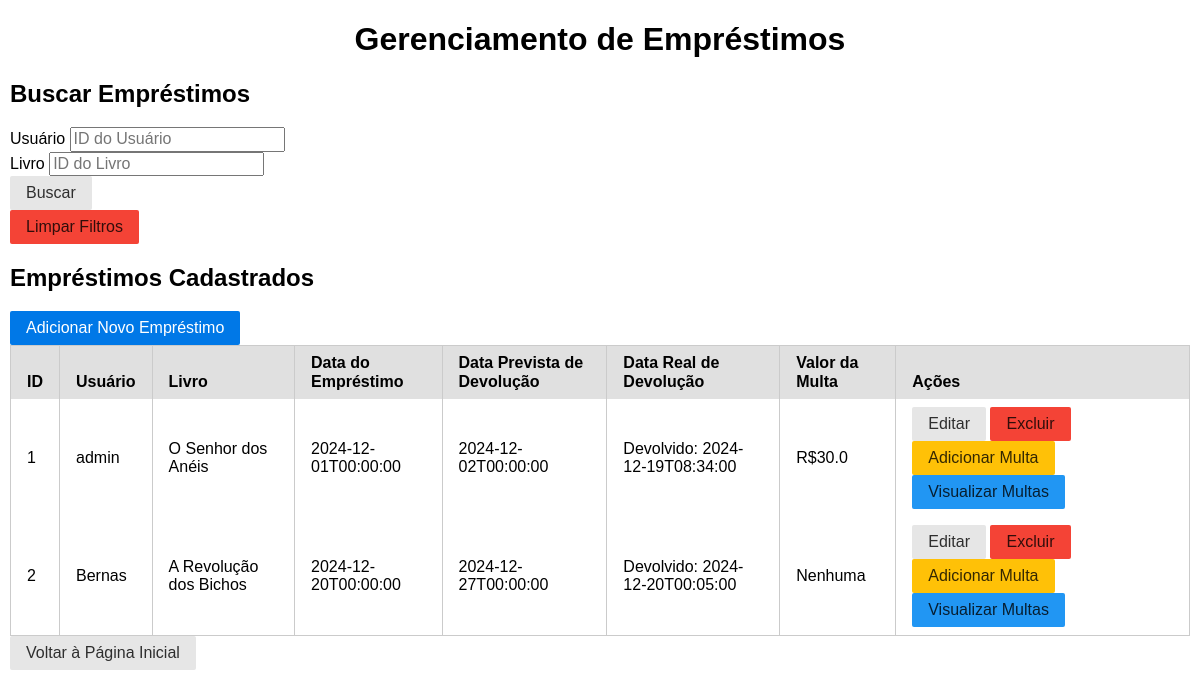
Page /loan/ on the committed database.
### Uniao/model/Usuarios.py (models this page shows, shortened)
class Usuarios(database.Model):
    id = database.Column(database.Integer, primary_key=True)
    nome = database.Column(database.String(100), nullable=False)
    email = database.Column(database.String(120), unique=True, nullable=False)
    senha = database.Column(database.String(255), nullable=False)
    tipo = database.Column(database.String(20), nullable=False)
    data_criacao = database.Column(database.DateTime, nullable=False)
    emprestimos = database.relationship("Emprestimos", back_populates="usuario", lazy=True)
    reservas = database.relationship("Reservas", back_populates="usuario", lazy=True)
    multas = database.relationship("Multas", back_populates="usuario", lazy=True)

### Uniao/model/Livros.py (models this page shows, shortened)
class Livros(database.Model):
    id = database.Column(database.Integer, primary_key=True)
    titulo = database.Column(database.String(150), nullable=False)
    isbn = database.Column(database.String(13), unique=True, nullable=False)
    data_publicacao = database.Column(database.Date, nullable=True)
    autor_id = database.Column(database.Integer, database.ForeignKey("autores.id"), nullable=True)
    categoria_id = database.Column(database.Integer, database.ForeignKey("categorias.id"), nullable=True)
    quantidade_total = database.Column(database.Integer, nullable=False)
    quantidade_disponivel = database.Column(database.Integer, nullable=True)
    autor = database.relationship("Autores", back_populates="livros", lazy=True)
    categoria = database.relationship("Categorias", back_populates="livros", lazy=True)
    reservas = database.relationship("Reservas", back_populates="livro", lazy=True)
    emprestimos = database.relationship("Emprestimos", back_populates="livro", lazy=True)

### Uniao/model/Multas.py (models this page shows, shortened)
class Multas(database.Model):
    id = database.Column(database.Integer, primary_key=True)
    usuario_id = database.Column(database.Integer, database.ForeignKey("usuarios.id"), nullable=False)
    valor = database.Column(database.Float, nullable=False)
    data_geracao = database.Column(database.DateTime, nullable=False)
    status = database.Column(database.String(20), nullable=False)
    emprestimo_id = database.Column(database.Integer, database.ForeignKey("emprestimos.id"), nullable=False)
    usuario = database.relationship("Usuarios", back_populates="multas")
    emprestimo = database.relationship("Emprestimos", back_populates="multas", foreign_keys=[emprestimo_id])

### Uniao/controller/EmpresimoController.py (the view)
@emprestimoController.route('/', methods=['GET'])
def view_emprestimos():
    try:
        emprestimos = emprestimosRepository.listarTodosJSON()
        usuarios = emprestimosRepository.getUsuarios()
        livros = emprestimosRepository.getLivros()
        return render_template("Emprestimo/emprestimos.html", emprestimos=emprestimos, livros=livros, usuarios=usuarios)
    except Exception as e:
        flash(f"Erro ao carregar os empréstimos: {e}", "error")
        print(f"Erro ao carregar os empréstimos: {e}", "error")
        return render_template("Emprestimo/emprestimos.html", emprestimos=[])

### Uniao/DAO/EmprestimoDAO.py (called while the page is built)
    @staticmethod
    def listar_todos():
        return Emprestimos.query.all()

    @staticmethod
    def getUsuarios():
        try:
            return Usuarios.query.all()
        except Exception as e:
            print(f"Erro ao buscar autores: {e}")
            return []

    @staticmethod
    def getLivros():
        try:
            return Livros.query.all()
        except Exception as e:
            print(f"Erro ao buscar livros: {e}")
            return []

### Uniao/model/Emprestimos.py (called while the page is built)
    def JSonificar(self):
        return {
            "id": self.id,
            "usuario": self.usuario.nome,
            "multas": self.multas,
            "livro": self.livro.titulo,
            "data_emprestimo": self.data_emprestimo.isoformat(),
            "data_devolucao_prevista": self.data_devolucao_prevista.isoformat(),
            "data_devolucao_real": self.data_devolucao_real.isoformat() if self.data_devolucao_real else None
        }

### Uniao/repository/EmprestimoRepository.py (called while the page is built)
    def listarTodosJSON(self):
        try:
            emprestimos = self.emprestimosDAO.listar_todos()
            return [emprestimo.JSonificar() for emprestimo in emprestimos]
        except Exception as e:
            print(f"Erro ao listar todos os empréstimos: {e}")
            return []

    def getUsuarios(self):
        try:
            return self.emprestimosDAO.getUsuarios()
        except Exception as e:
            return {"error": f"Erro ao buscar autores: {e}"}

    def getLivros(self):
        try:
            return self.emprestimosDAO.getLivros()
        except Exception as e:
            return {"error": f"Erro ao buscar livros: {e}"}

### Uniao/templates/Emprestimo/emprestimos.html (shortened to what this page needs)
<!DOCTYPE html>
<html lang="pt-br">
<head>
    <link rel="stylesheet" href="{{ url_for('static', filename='css/base.css') }}">
    <link rel="stylesheet" href="{{ url_for('static', filename='css/formulario.css') }}">
    <link rel="stylesheet" href="{{ url_for('static', filename='css/table.css') }}">
</head>
<body>
    <header>
        <h1 class="centralizar">Gerenciamento de Empréstimos</h1>
    </header>
    <main>
        <section>
            <h2>Buscar Empréstimos</h2>
            <form method="GET" action="{{ url_for('bp_loan.view_emprestimos') }}">
                <div class="form-group">
                    <label for="usuario_id">Usuário</label>
                    <input type="text" id="usuario_id" name="usuario_id" placeholder="ID do Usuário"
                        value="{{ request.args.get('usuario_id', '') }}">
                </div>
                <div class="form-group">
                    <label for="livro_id">Livro</label>
                    <input type="text" id="livro_id" name="livro_id" placeholder="ID do Livro"
                        value="{{ request.args.get('livro_id', '') }}">
                </div>
                <div class="form-group">
                    <button type="submit" class="pure-button">Buscar</button>
                </div>
            </form>
            <form method="GET" action="{{ url_for('bp_loan.view_emprestimos') }}">
                <div class="form-group">
                    <button type="submit" class="pure-button" style="background-color: #f44336;">Limpar Filtros</button>
                </div>
            </form>
        </section>
        <h2>Empréstimos Cadastrados</h2>
        <div>
            <a href="{{ url_for('bp_loan.add_emprestimo') }}" class="pure-button pure-button-primary">Adicionar Novo Empréstimo</a>
        </div>
        <table class="pure-table">
            <thead>
                <tr>
                    <th>ID</th>
                    <th>Usuário</th>
                    <th>Livro</th>
                    <th>Data do Empréstimo</th>
                    <th>Data Prevista de Devolução</th>
                    <th>Data Real de Devolução</th>
                    <th>Valor da Multa</th>
                    <th>Ações</th>
                </tr>
            </thead>
            <tbody>
                {% if emprestimos %}
                    {% for emprestimo in emprestimos %}
                    <tr>
                        <td>{{ emprestimo.id }}</td>
                        <td>{{ emprestimo.usuario }}</td>
                        <td>{{ emprestimo.livro }}</td>
                        <td>{{ emprestimo.data_emprestimo }}</td>
                        <td>{{ emprestimo.data_devolucao_prevista }}</td>
                        <td>
                            {% if emprestimo.data_devolucao_real %}
                                Devolvido: {{ emprestimo.data_devolucao_real }}
                            {% else %}
                                Pendente
                            {% endif %}
                        </td>
                        <td>
                            {% if emprestimo.multas %}
                                {% set valor_multa = emprestimo.multas[0].valor %}
                                R${{ valor_multa }}
                            {% else %}
                                Nenhuma
                            {% endif %}
                        </td>
                        <td>
                            <a href="{{ url_for('bp_loan.edit_emprestimo', emprestimo_id=emprestimo.id) }}"
                                class="pure-button">Editar</a>
                            <a href="{{ url_for('bp_loan.deletar_emprestimo', emprestimo_id=emprestimo.id) }}"
                                class="pure-button" style="background-color: #f44336;">Excluir</a>
                            <a href="{{ url_for('bp_multas.gerar_multa', emprestimo_id=emprestimo.id) }}" class="pure-button"
                               style="background-color: #FFC107;">Adicionar Multa</a>
                            <a href="{{ url_for('bp_multas.listar_multas', usuario_id=emprestimo.usuario_id) }}" class="pure-button"
                               style="background-color: #2196F3;">Visualizar Multas</a>
                        </td>
                    </tr>
                    {% endfor %}
                {% else %}
                    <tr>
                        <td colspan="8">Nenhum empréstimo encontrado.</td>
                    </tr>
                {% endif %}
            </tbody>
        </table>
    </main>
    <footer>
        <a href="{{ url_for('bp_inicio.index') }}" class="pure-button">Voltar à Página Inicial</a>
    </footer>
</body>
</html>

### Uniao/static/css/base.css (style rules this page uses)
html { line-height:1.15;-webkit-text-size-adjust:100% }
body { margin:0 }
main { display:block }
h1 { font-size:2em;margin:.67em 0 }
a { background-color:transparent }
button,input,optgroup,select,textarea { font-family:inherit;font-size:100%;line-height:1.15;margin:0 }
button,input { overflow:visible }
button,select { text-transform:none }
[type=button],[type=reset],[type=submit],button { -webkit-appearance:button }
html { font-family:sans-serif }
.pure-button { display:inline-block;line-height:normal;white-space:nowrap;vertical-align:middle;text-align:center;cursor:pointer;-webkit-user-drag:none;-webkit-user-select:none;user-select:none;box-sizing:border-box }
.pure-button { font-family:inherit;font-size:100%;padding:.5em 1em;color:rgba(0,0,0,.8);border:none transparent;background-color:#e6e6e6;text-decoration:none;border-radius:2px }
.pure-button-primary,.pure-button-selected,a.pure-button-primary,a.pure-button-selected { background-color:#0078e7;color:#fff }
.pure-table { border-collapse:collapse;border-spacing:0;empty-cells:show;border:1px solid #cbcbcb }
.pure-table td,.pure-table th { border-left:1px solid #cbcbcb;border-width:0 0 0 1px;font-size:inherit;margin:0;overflow:visible;padding:.5em 1em }
.pure-table thead { background-color:#e0e0e0;color:#000;text-align:left;vertical-align:bottom }
.pure-table td { background-color:transparent }
body { padding-left: 10px; padding-right: 10px; }
.centralizar { text-align: center; }

### Uniao/static/css/formulario.css (style rules this page uses)
a { text-decoration: none; color: inherit; }

### rows in the picture
Usuarios: usuario "admin"
Livros: livro "O Senhor dos Anéis"
Multas: emprestimos "30.0"
Usuarios: usuario "Bernas"
Livros: livro "A Revolução dos Bichos"

### other values in the picture
{{ emprestimo.id }} "1" "2"
{{ emprestimo.data_emprestimo }} "2024-12-01T00:00:00" "2024-12-20T00:00:00"
{{ emprestimo.data_devolucao_prevista }} "2024-12-02T00:00:00" "2024-12-27T00:00:00"
{{ emprestimo.data_devolucao_real }} "2024-12-19T08:34:00" "2024-12-20T00:05:00"
